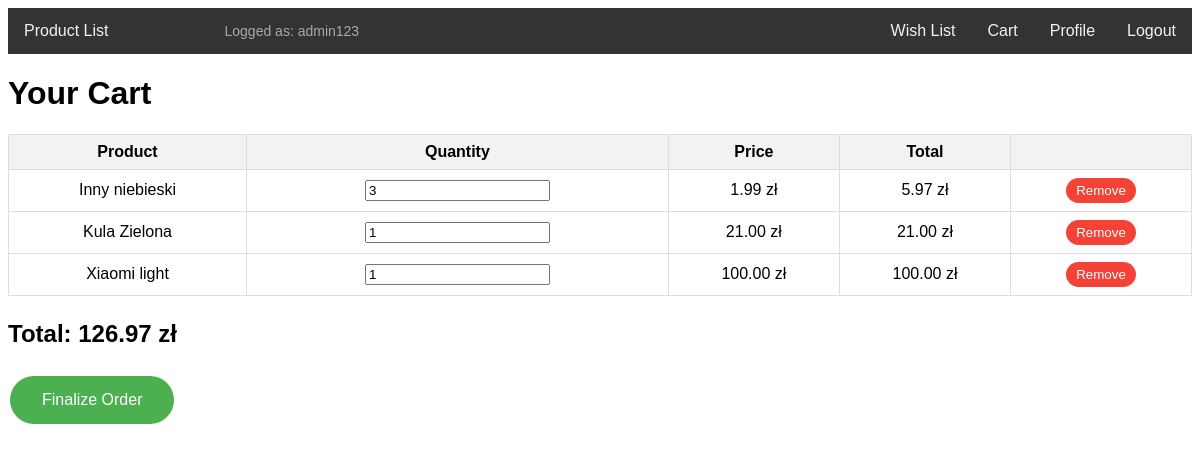
The page /orders/cart/ (signed in) on the database its author committed.
### cart_and_orders/models.py (models this page shows, shortened)
class CartItem(models.Model):
    user = models.ForeignKey(User, on_delete=models.CASCADE)
    product = models.ForeignKey(Product, on_delete=models.CASCADE)
    quantity = models.PositiveIntegerField(default=1)
    def total(self):
        return self.product.price * self.quantity

### product_page/models.py (models this page shows, shortened)
class Product(models.Model):
    name = models.CharField(max_length=200)
    price = models.DecimalField(max_digits=6, decimal_places=2)
    view_count = models.IntegerField(default=0)
    description = models.TextField()
    main_image = models.ImageField(upload_to="Products", default="Products/No-img.jpg")
    category = models.ForeignKey("Category", on_delete=models.CASCADE)
    review_score = models.FloatField(default=0)

### cart_and_orders/views.py (the view)
# urls.py: path("cart/", views.cart, name="cart"),
def cart(request):
    cart_items = CartItem.objects.filter(user=request.user)
    return render(request, "cart_and_orders/cart.html", {"cart_items": cart_items})

### templates/cart_and_orders/cart.html (shortened to what this page needs)
{% extends "base.html" %}
{% load static %}
{% block content %}
<link href="{% static 'cart_and_orders/cart.css' %}" rel="stylesheet">
<h1>Your Cart</h1>
<table>
    <tr>
        <th>Product</th>
        <th>Quantity</th>
        <th>Price</th>
        <th>Total</th>
        <th></th>
    </tr>
    {% for item in cart_items %}
    <tr>
        <td>{{ item.product.name }}</td>
        <td>
            <input type="number" min="1" value="{{ item.quantity }}" data-price="{{ item.product.price }}"
                class="quantity" data-product-id="{{ item.product.id }}">
        </td>
        <td>{{ item.product.price }} zł</td>
        <td class="total">{{ item.total }} zł</td>
        <td><button class="remove" data-product-id="{{ item.product.id }}">Remove</button></td>
    </tr>
    {% endfor %}
</table>
<p class="total-text">Total: <span id="grandTotal"></span> zł</p>
<button id="finalizeOrder" class="finalize-button">Finalize Order</button>
{% endblock %}

### templates/base.html (shortened to what this page needs)
{% load static %}
<!DOCTYPE html>
<html lang="en">
<link rel="stylesheet" href="{% static 'style.css' %}">
<head>
</head>
<body>
    {% if user.is_authenticated %}
    <div class="navbar">
        <a href="{% url 'index'%}">Product List</a>
        <p>Logged as: {{ user.username }}</p>
        <a class="signin" href="/accounts/logout/">Logout</a>
        <a class="signin" href="/accounts/profile/">Profile</a>
        <a class="signin" href="/orders/cart/">Cart</a>
        <a class="signin" href="{% url 'favorites'%}">Wish List</a>
    </div>
    {% else %}
    <div class="navbar">
        <a href="{% url 'index'%}">Product List</a>
        <a class="signin" href="/accounts/register/">Register</a>
        <a class="signin" href="/accounts/login/">Login</a>
    </div>
    {% endif %}
    {% block content %}
    {% endblock %}
</body>
</html>

### static/style.css (style rules this page uses)
body { font-family: Arial, sans-serif; }
.navbar { overflow: hidden; background-color: #333; width: 100%; }
.navbar a { float: left; display: block; color: #f2f2f2; text-align: center; padding: 14px 16px; text-decoration: none; }
.navbar .signin { float: right; }
.navbar p { display: inline-block !important; color: rgb(172, 168, 168); font-size: 14px; margin-left: 100px; margin-top: 15px; }

### static/cart_and_orders/cart.css (style rules this page uses)
table { width: 100%; border-collapse: collapse; }
th, td { border: 1px solid #ddd; padding: 8px; text-align: center; }
th { background-color: #f2f2f2; }
.remove { background-color: #f44336; color: white; border: none; cursor: pointer; padding: 5px 10px; border-radius: 50px; }
.total-text { font-size: 1.5em; font-weight: bold; }
.finalize-button { background-color: #4CAF50; border: none; color: white; padding: 15px 32px; text-align: center; text-decoration: none; display: inline-block; font-size: 16px; margin: 4px 2px; cursor: pointer; transition-duration: 0.4s; border-radius: 50px; }

### rows shown on the page
CartItem: product.name "Inny niebieski", quantity "3", product.price "1.99"
CartItem: product.name "Kula Zielona", quantity "1", product.price "21.00"
CartItem: product.name "Xiaomi light", quantity "1", product.price "100.00"

### other values the page prints
{{ user.username }} "admin123"
